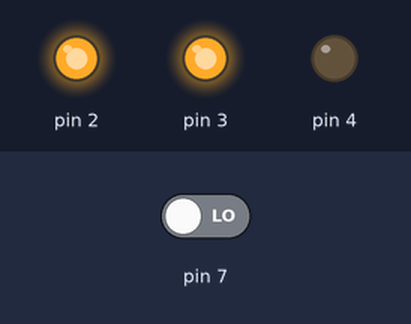
Simulated run of this sketch. Board: Arduino Uno, built with avr-gcc and run on an emulated ATmega328P. On the bench: output pins drawn as LEDs (lit = HIGH). Dashed ring = blinking. The test bench sets the inputs (shaded band); at power-on: pin 7 LOW.

Above: at 2.8 s.
2.9 s: pin 7 driven HIGH
At 4.3 s:
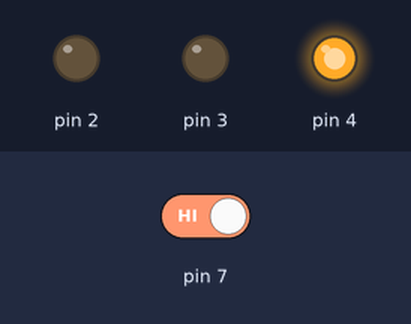
15.5 s: pin 7 driven LOW
At 16.6 s:
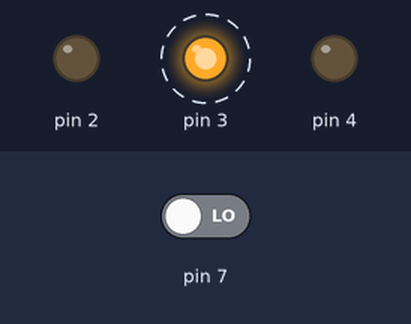
Timing chart, 0 to 25.9 s (numbered marks = the images above; inputs shaded):
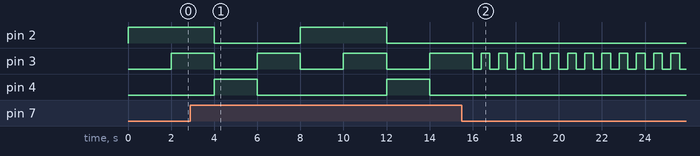

The sketch:

Semafor.ino
```cpp
void setup() {

  // put your setup code here, to run once:
  pinMode(2, OUTPUT);
  pinMode(3, OUTPUT);
  pinMode(4, OUTPUT);
  pinMode(7, INPUT);

}

int cas=2000;
int stavSemaforu;

void loop() {

  boolean buttonState = digitalRead(7);

  switch (stavSemaforu) {

    case 1:
      digitalWrite(2, HIGH); //cervena
      digitalWrite(3, LOW);  // oranz
      digitalWrite(4, LOW);  //zelena;
      delay(cas);
      stavSemaforu++;
      break;

    case 2:
      digitalWrite(2, HIGH); //cervena
      digitalWrite(3, HIGH);  // oranz
      digitalWrite(4, LOW);  //zelena
      delay(cas);
      stavSemaforu++;
      break;

    case 3:
      digitalWrite(2, LOW);
      digitalWrite(3, LOW);
      digitalWrite(4, HIGH);
      delay(cas);
      stavSemaforu++;
      break;

    case 4:
      digitalWrite(2, LOW);
      digitalWrite(3, HIGH);
      digitalWrite(4, LOW);
      delay(cas);
      stavSemaforu++;
      break;

    case 5:
      if ( buttonState==true) {
        stavSemaforu = 1;
      } else
      {
        digitalWrite(2, LOW);
        digitalWrite(3, LOW);
        digitalWrite(4, LOW);
        delay(400);
        digitalWrite(2, LOW);
        digitalWrite(3, HIGH);
        digitalWrite(4, LOW);
        delay(400);
      }
      break;

    default:
      stavSemaforu=1;
  }

}
```

Measured:
- after the input at 15.5 s, pin 2: stays LOW (without the input it goes to HIGH after 0.50 s); pin 3: alternates HIGH for 0.40 s and LOW for 0.40 s, starting after 0.90 s; pin 4: stays LOW (without the input it goes to HIGH after 4.5 s)
- by itself, pin 3: alternates HIGH for 2.0 s and LOW for 2.0 s
- by itself, pin 4: alternates HIGH for 2.0 s and LOW for 6.0 s
